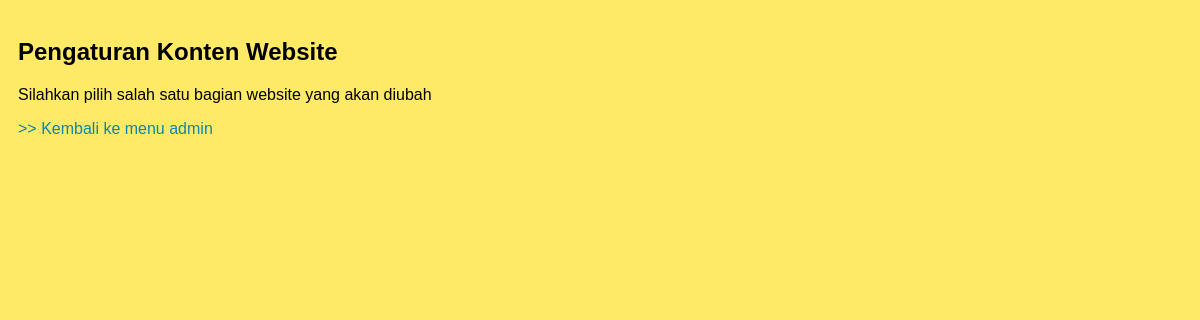
The app's page /kliktoys_cms.php (signed in), older data.
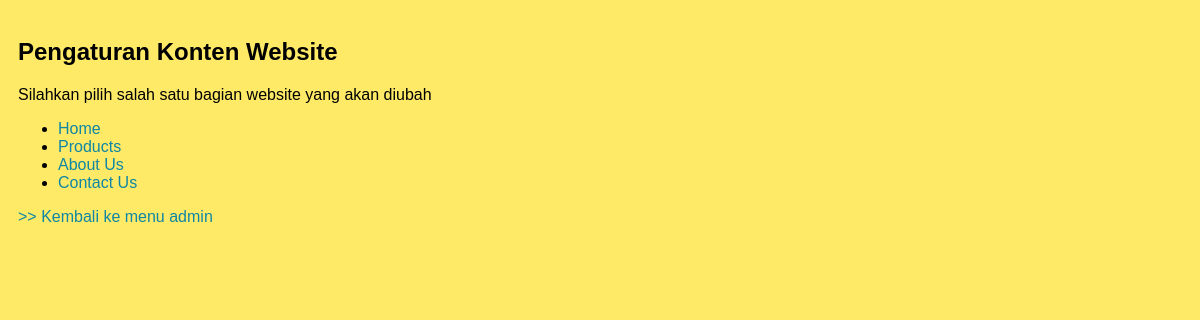
The same page, newer data.
### tables this page shows
CREATE TABLE IF NOT EXISTS `subjects` (
  `id` int(11) NOT NULL,
  `subject_name` varchar(60) NOT NULL
);

### public/kliktoys_cms.php (the view, shortened to what this page needs)
<?php
	include("../includes/functions.php");
?>
<!DOCTYPE html>
	<head>
		<link rel="stylesheet" type="text/css" href="style/admin.css" />
	</head>
	<body>
		<div id="body">
			<h2>Pengaturan Konten Website</h2>
		<?php
			if(isset($_GET['add'])){
				echo "<h3>Tambah Konten Baru</h3>";
				echo "<form action=\"kliktoys_cms.php?subject={$_GET['subject']}\" method=\"POST\">";
				echo "<label>Judul:</label>";
				echo "<input type=\"text\" name=\"judul\" />";
				echo "<br />";
				echo "<label>Isi</label>";
				echo "<textarea name=\"isi\" placeholder=\"Masukkan isi konten disini\"></textarea>";
				echo "<br />";
				echo "<label>Kelihatan?</label>";
				echo "<input type=\"radio\" name=\"visible\" value=\"1\" />Ya &nbsp;";
				echo "<input type=\"radio\" name=\"visible\" value=\"0\" />Tidak";
				echo "<br />";
				echo "<input type=\"submit\" name=\"tambah\" value=\"Tambah Konten\" />";
				echo "</form>";
				echo "<br />";
				echo "<a href=\"kliktoys_cms.php\">>> Kembali</a>";
			}
			else if(isset($_GET['del_content'])){
				$query = "DELETE FROM text_window WHERE id={$_GET['del_content']}";
				mysqli_query($connection,$query);
				$_SESSION['message'] = "Konten telah berhasil dihapus";
				header('Location:kliktoys_cms.php');
			}
			else{
		?>
		<p>Silahkan pilih salah satu bagian website yang akan diubah</p>
		<ul>
			<?php
				$query = "SELECT * FROM subjects";
				$tabel_subject = mysqli_query($connection,$query);
				while($subject = mysqli_fetch_assoc($tabel_subject)){
					echo "<li>";
					echo "<a href=\"kliktoys_cms.php?subject={$subject['id']}\">";
					echo $subject['subject_name'];
					echo "</a>";
					echo "</li>";
				}
			?>
		</ul>
		<a href="admin.php">>> Kembali ke menu admin</a>
		<?php
			}
		?>
		</div>
	</body>
</html>

Row changes from the older to the newer data that the page shows:
added subjects: subject_name "Home"
added subjects: subject_name "Products"
added subjects: subject_name "About Us"
added subjects: subject_name "Contact Us"
